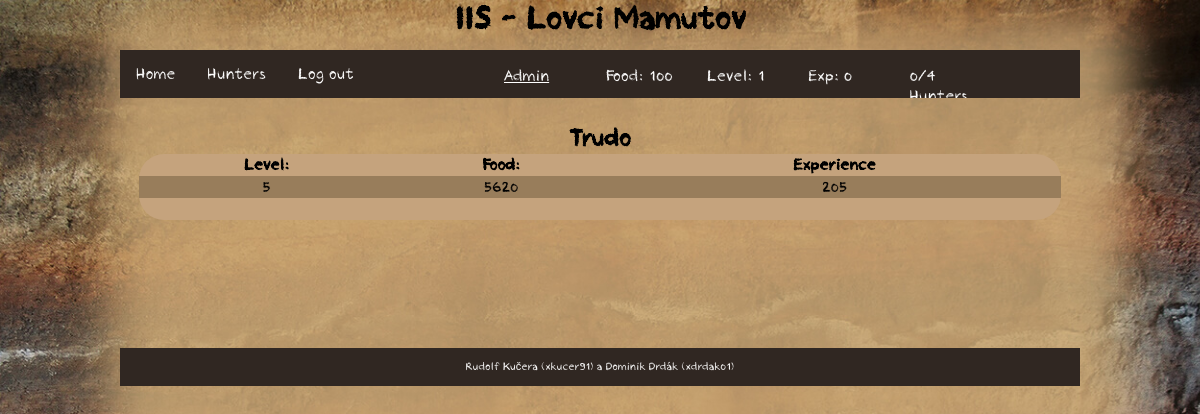
Page /iis/user/detail/5 (signed in) on the committed database.
### tables this page shows
CREATE TABLE `user` (
  `id` int(11) NOT NULL,
  `name` varchar(255) NOT NULL,
  `password` varchar(255) NOT NULL,
  `level` int(11) NOT NULL,
  `food` int(11) NOT NULL,
  `experience` int(11) NOT NULL,
  `role` varchar(10) NOT NULL
);

### index.php (called while the page is built, shortened)
<?php
require_once('functions.php');
$router = new RouterController();
$router->handle(array($_SERVER['REQUEST_URI']));
$router->writeView();

### functions.php (called while the page is built, shortened)
<?php
function isLoggedIn() {
	if (isset($_SESSION['user']))
		return true;
	else
		return false;
}
function url($url) {
	return Controller::$url . $url;
}

### model/Db.php (called while the page is built, shortened)
<?php
class Db {
    private static $connection;
    private static $settings = array(
		PDO::ATTR_ERRMODE => PDO::ERRMODE_EXCEPTION,
		PDO::MYSQL_ATTR_INIT_COMMAND => "SET NAMES utf8",
		PDO::ATTR_EMULATE_PREPARES => false,
	);
    public static function connect($host, $user, $password, $database) {
		if (!isset(self::$connection)) {
			self::$connection = @new PDO(
				"mysql:host=$host;dbname=$database",
				$user,
				$password,
				self::$settings
			);
		}
	}
    public static function queryOne($query, $parameters = array()) {
		$result = self::$connection->prepare($query);
		$result->execute($parameters);
		return $result->fetch();
	}
    public static function querySingle($query, $parameters = array()) {
		$result = self::queryOne($query, $parameters);
		return $result[0];
	}
	public static function query($query, $parameters = array()) {
		$result = self::$connection->prepare($query);
		$result->execute($parameters);
		return $result->rowCount();
	}
}

### model/user.php (called while the page is built, shortened)
<?php
class User {
	private $id;
	private $name;
	private $level;
	private $food;
	private $experience;
	private $role;
	public function __construct ($name) {
		$user = Db::queryOne('SELECT * FROM user WHERE name = ?',[$name]);
		if (empty($user)) {
			$this->name = $name;
			$this->level = 1;
			$this->food = 100;
			$this->experience = 0;
			$this->role = 'user';
		} else {
			$this->id = $user['id'];
			$this->name = $user['name'];
			$this->level = $user['level'];
			$this->food =  $user['food'];
			$this->experience =  $user['experience'];
			$this->role = $user['role'];
		}
	}
	public function setId() {
		$this->id = Db::querySingle('SELECT id FROM user WHERE name = ?', [$this->name]);
	}
	public function getId() {
		if (isset($this->id))
			return $this->id;
		else
			return $this->id = Db::querySingle('SELECT id FROM user WHERE name = ?', [$this->name]);
	}
	public function getName() {
		return $this->name;
	}
	public function getLevel() {
		return $this->level;
	}
	public function getFood() {
		return $this->food;
	}
	public function getExp() {
		return $this->experience;
	}
	public function getRole() {
		return $this->role;
	}
	public static function getUserNameById($id) {
		return Db::querySingle('SELECT name FROM user WHERE id = ?', [$id]);
	}
	public function getMyHuntersCount() {
		return Db::query('SELECT * FROM hunter WHERE user = ? AND health > ?', [$this->id,0]);
	}
}

### controller/RouterController.php (called while the page is built, shortened)
<?php
class RouterController extends Controller
{
	protected $controller;
	private function dashToCamelCase($text)
	{
		$word = str_replace('-', ' ', $text);
		$word = ucwords($word);
		$word = str_replace(' ', '', $word);
		return $word;
	}
	private function parseURL($url)
	{
        $parsedURL = parse_url($url);
		$parsedURL["path"] = ltrim($parsedURL["path"], "/");
		$parsedURL["path"] = trim($parsedURL["path"]);
		$splitPath = explode("/", $parsedURL["path"]);
		return $splitPath;
	}
    public function handle($parameters)
    {
		$parsedURL = $this->parseURL($parameters[0]);
		$iis = array_shift($parsedURL);
		$controllerClass = $this->dashToCamelCase(array_shift($parsedURL)) . 'Controller';
		if (file_exists('controller/' . $controllerClass . '.php'))
			$this->controller = new $controllerClass;
		else
			$this->redirect('error');
        $this->controller->handle($parsedURL);
		if (isLoggedIn()) {
			$this->data['user'] = new User($_SESSION['user']);
		}
    }
}

### controller/UserController.php (called while the page is built, shortened)
<?php
class UserController extends Controller
{
	 public function handle($parameters)
	 {
		if (isLoggedIn()) {
			$this->data['detailUser'] = new User(User::getUserNameById($parameters[1]));
		}
	 }
}

### view/template.phtml (the view, shortened to what this page needs)
<!DOCTYPE html>
<html lang="cs-cz">
	<head>
		<link rel="stylesheet" href="<?= url('css/style.css') ?>" type="text/css"/>
		<link rel="stylesheet" href="<?= url('css/navigation.css') ?>" type="text/css"/>
		<link rel="stylesheet" href="<?= url('css/start.css') ?>" type="text/css"/>
		<link rel="stylesheet" href="<?= url('css/hunter.css') ?>" type="text/css"/>
		<link rel="stylesheet" href="<?= url('css/outpost.css') ?>" type="text/css"/>
		<link rel="stylesheet" href="<?= url('css/expedition.css') ?>" type="text/css"/>
		<link rel="stylesheet" href="<?= url('css/user.css') ?>" type="text/css"/>
		<link rel="stylesheet" href="<?= url('css/admin.css') ?>" type="text/css"/>
	</head>
	<body>
		<header>
			<div class="center">
				<h1>IIS - Lovci Mamutov</h1>
			</div>
		</header>
		<nav>
			<div class="center">
				<ul>
					<li><a href="<?= url('home') ?>">Home</a></li>
					<?php if (isLoggedIn()): ?>
						<li><a href="<?= url('hunter/overview') ?>">Hunters</a></li>
						<li><a href="<?= url('logout') ?>">Log out</a></li>
						<div id="stats">
							<p id="stats-name"><a href="<?= url('user/detail/'.$user->getId()) ?>"><?= $_SESSION['user'] ?></a></p>
							<p id="stats-food">Food: <?= $user->getFood()?></p>
							<p id="stats-lvl">Level: <?= $user->getLevel()?></p>
							<p id="stats-exp">Exp: <?= $user->getExp()?></p>
							<p id="stats-hunters"><?= $user->getMyHuntersCount() ?>/<?= $user->getLevel()+3?> Hunters</p>
						</div>
					<?php endif; ?>
				</ul>
			</div>
		</nav>
		<article>
			<div class="center">
				<?php $this->controller->writeView();  ?>
			</div>
		</article>
		<footer>
			<div class="center">
				<p>
					<?php if (isLoggedIn()) : ?>
						<?php if ($user->getRole() == 'admin') : ?>
							<a href="<?= url('admin/controlPanel') ?>">Rudolf Kučera (xkucer91) a Dominik Drdák (xdrdak01)</a>
						<?php else : ?>
							Rudolf Kučera (xkucer91) a Dominik Drdák (xdrdak01)
						<?php endif; ?>
					<?php else : ?>
						<a href="<?= url('admin/login') ?>">Rudolf Kučera (xkucer91) a Dominik Drdák (xdrdak01)</a>
					<?php endif; ?>
				</p>
			</div>
		</footer>
	</body>
</html>

### view/userDetail.phtml
<h1><?= $detailUser->getName()?></h1>
<div id="userDetail">
	<table>
		<tr>
			<th>Level:</th>
			<th>Food:</th>
			<th>Experience</th>
		</tr>
		<tr>
			<td><?= $detailUser->getLevel()?></td>
			<td><?= $detailUser->getFood()?></td>
			<td><?= $detailUser->getExp()?></td>
		</tr>
		<tr>
			<td colspan="3">...</td>
		</tr>
	</table>
</div>

### css/style.css (style rules this page uses)
html { height: 100%; width: 100%; margin: 0; padding: 0; font-family: 'Crayon Hand', Arial, sans-serif; font-weight:normal; font-style:normal; text-shadow: none; }
body { width: 100%; margin: 0; padding: 0; min-height: 100%; float: left; background-image: url('../img/bg.jpg'); background-size: cover; background-repeat: no-repeat; background-attachment: fixed; }
header { width: 100%; height: 50px; margin: 0; padding: 0; float: left; }
article { margin: 0; padding: 2%; width: 96%; min-height: 200px; float: left; }
footer { width: 100%; font-size: 11px; text-align: center; float: left; margin: 0; }
footer .center { background-color: #302722; color: white; padding-top: 1px; padding-bottom: 1px; }
.center { margin: 0 auto; padding: 0; width: 80%; }
h1 { margin: 0; text-align: center; }
a, a:visited { color: white; }

### css/navigation.css (style rules this page uses)
nav { height: 50px; width: 100%; margin: 0; padding: 0; float: left; }
nav ul { list-style-type: none; margin: 0; padding: 0; overflow: hidden; background-color: #302722; }
nav li { float: left; margin-bottom: 0; }
nav li a { display: block; color: white; text-align: center; padding: 14px 16px; text-decoration: none; margin-bottom: 0; }
#stats { height: 40px; width:60%; float:right; color: white; }
#stats p { float:left; height: 40px; width: 15%; margin-right: 15px; }

### css/user.css (style rules this page uses)
#userDetail { width: 100%; }
#userDetail table { text-align: center; width: 100%; border-collapse: collapse; background-color: #c5a37d; border-radius: 25px; }
#userDetail th, #userDetail td { widows: 33.33%; }
#userDetail tr:nth-child(2n) { border-collapse: collapse; background-color: #987d5b; }

### rows in the picture
user: food "100", level "1", experience "0", $user->getLevel()+3 "4"
user: name "Trudo", level "5", food "5620", experience "205"

### other values in the picture
$_SESSION['user'] "Admin"
$user->getMyHuntersCount() "0"
